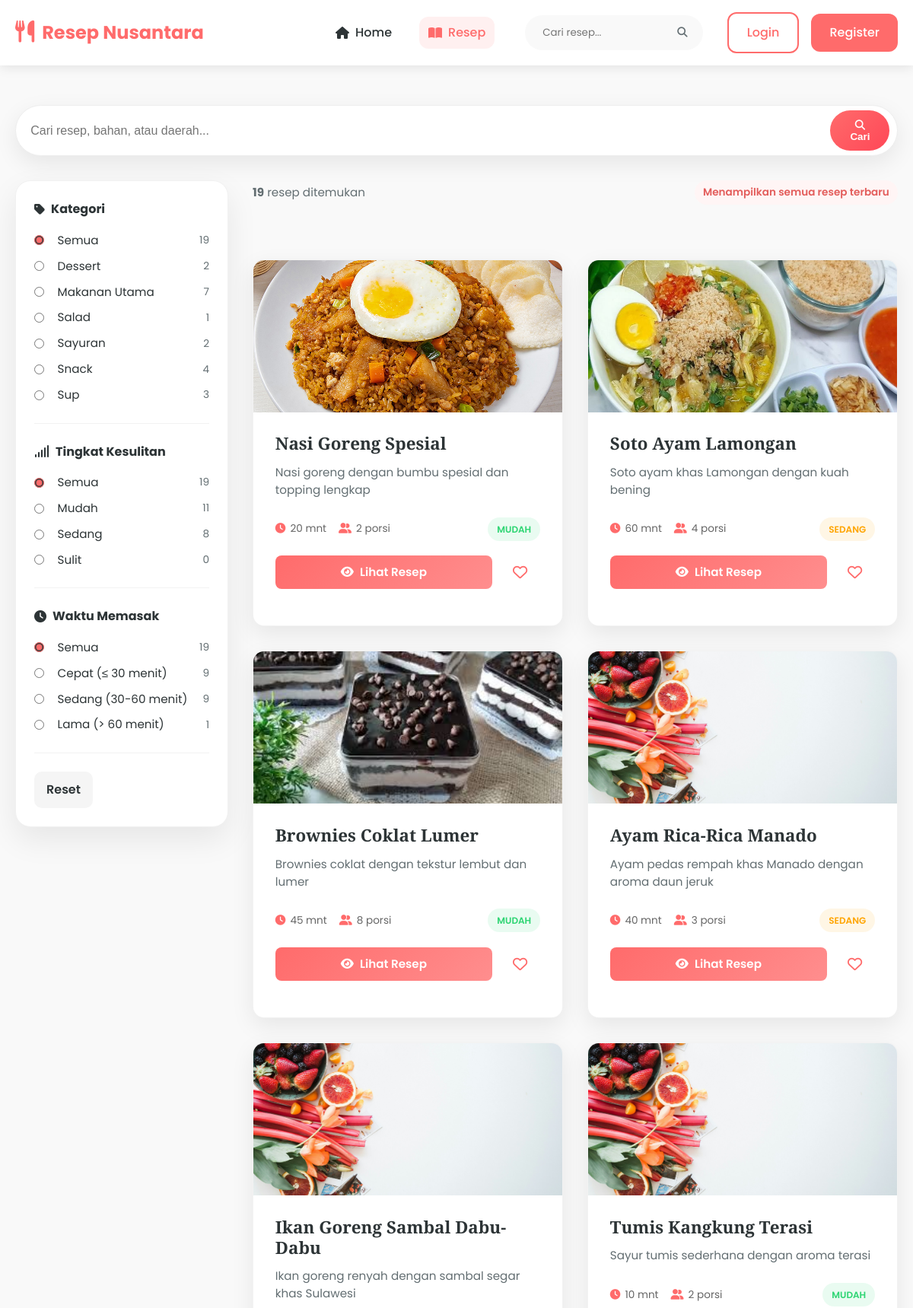
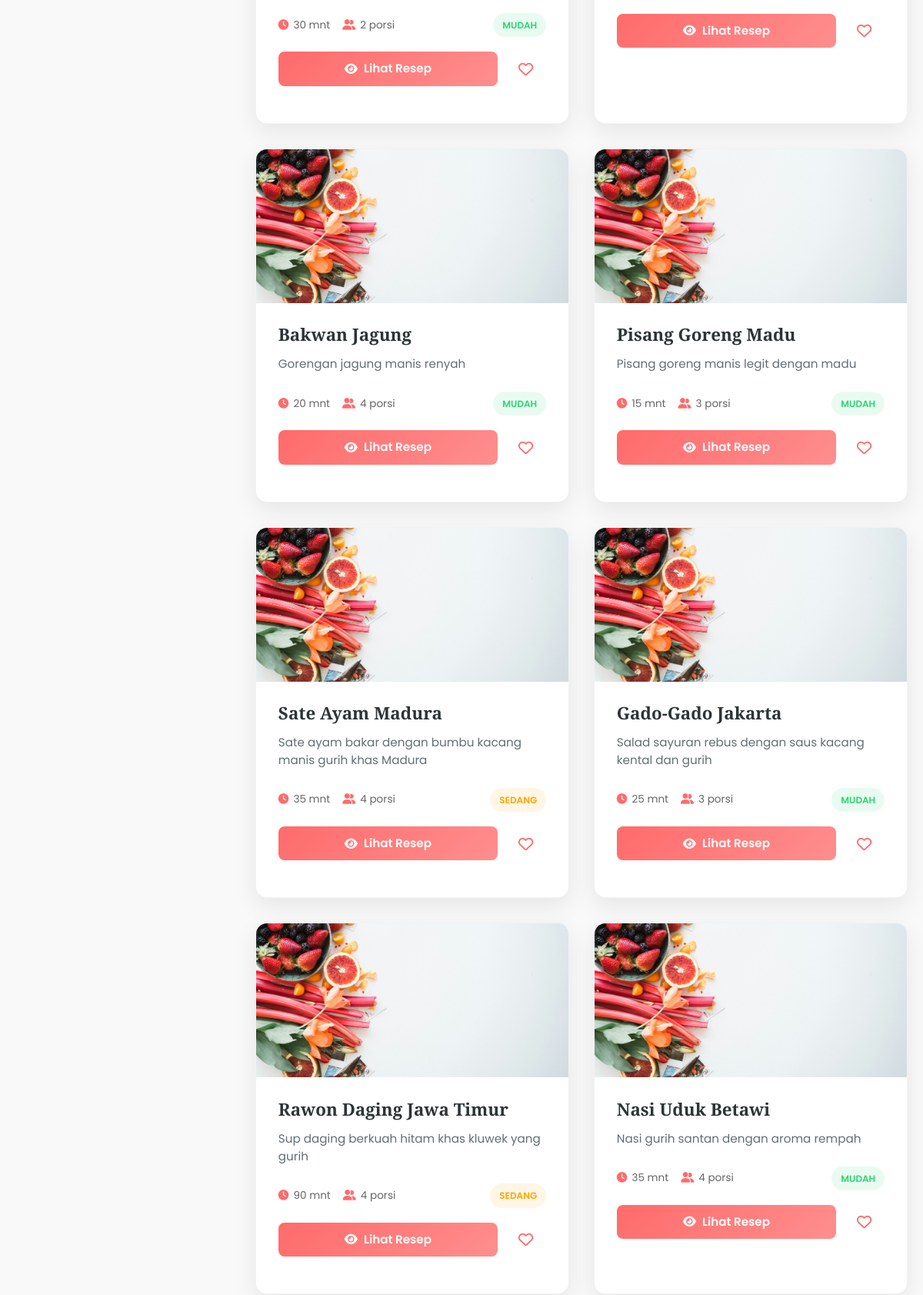
The page /?page=all_resep (upper part) on the database its author committed (2 pictures, top to bottom).
### tables this page shows
CREATE TABLE `resep` (
  `id` int(11) NOT NULL,
  `judul` varchar(200) NOT NULL,
  `deskripsi` text DEFAULT NULL,
  `bahan` text NOT NULL,
  `langkah` text NOT NULL,
  `waktu` int(11) DEFAULT NULL COMMENT 'Waktu memasak dalam menit',
  `porsi` int(11) DEFAULT NULL,
  `tingkat_kesulitan` enum('Mudah','Sedang','Sulit') DEFAULT 'Sedang',
  `kategori` varchar(50) DEFAULT NULL,
  `gambar_url` varchar(500) DEFAULT NULL,
  `kalori` int(11) DEFAULT NULL COMMENT 'Perkiraan kalori per porsi',
  `protein` decimal(5,1) DEFAULT NULL COMMENT 'Perkiraan protein (g) per porsi',
  `karbohidrat` decimal(5,1) DEFAULT NULL COMMENT 'Perkiraan karbohidrat (g) per porsi',
  `lemak` decimal(5,1) DEFAULT NULL COMMENT 'Perkiraan lemak (g) per porsi',
  `created_at` timestamp NOT NULL DEFAULT current_timestamp()
);

### includes/database.php (called while the page is built, shortened)
<?php
if (!defined('DB_INITIALIZED')) {
    $conn = new mysqli(DB_HOST, DB_USER, DB_PASS, DB_NAME);
    $conn->set_charset("utf8mb4");
}
if (!defined('DB_FUNCTIONS_LOADED')) {
function getFilteredRecipes($sql, $params = [], $types = "") {
    global $conn;
    $stmt = $conn->prepare($sql);
    if (!empty($types) && !empty($params)) {
        $stmt->bind_param($types, ...$params);
    }
    $stmt->execute();
    $result = $stmt->get_result();
    $recipes = [];
    while ($row = $result->fetch_assoc()) {
        $recipes[] = $row;
    }
    return $recipes;
}
function getUniqueCategories() {
    global $conn;
    $categories = [];
    $sql = "SELECT DISTINCT kategori FROM resep WHERE kategori IS NOT NULL AND kategori <> '' ORDER BY kategori ASC";
    $result = $conn->query($sql);
    if ($result) {
        while ($row = $result->fetch_assoc()) {
            $categories[] = $row['kategori'];
        }
    }
    return $categories;
}
function getTotalRecipesCount() {
    global $conn;
    $result = $conn->query("SELECT COUNT(*) as total FROM resep");
    if ($result && ($row = $result->fetch_assoc())) {
        return (int)$row['total'];
    }
    return 0;
}
function getRecipeCountByCategory($category) {
    global $conn;
    $sql = "SELECT COUNT(*) as total FROM resep WHERE kategori = ?";
    $stmt = $conn->prepare($sql);
    $stmt->bind_param("s", $category);
    $stmt->execute();
    $result = $stmt->get_result();
    if ($result && ($row = $result->fetch_assoc())) {
        return (int)$row['total'];
    }
    return 0;
}
function getRecipeCountByDifficulty($difficulty) {
    global $conn;
    $sql = "SELECT COUNT(*) as total FROM resep WHERE tingkat_kesulitan = ?";
    $stmt = $conn->prepare($sql);
    $stmt->bind_param("s", $difficulty);
    $stmt->execute();
    $result = $stmt->get_result();
    if ($result && ($row = $result->fetch_assoc())) {
        return (int)$row['total'];
    }
    return 0;
}
function getRecipeCountByTime($timeKey) {
    global $conn;
    switch ($timeKey) {
        case 'cepat':
            $sql = "SELECT COUNT(*) as total FROM resep WHERE waktu <= 30";
            break;
        case 'sedang':
            $sql = "SELECT COUNT(*) as total FROM resep WHERE waktu > 30 AND waktu <= 60";
            break;
        case 'lama':
            $sql = "SELECT COUNT(*) as total FROM resep WHERE waktu > 60";
            break;
    }
    $result = $conn->query($sql);
    if ($result && ($row = $result->fetch_assoc())) {
        return (int)$row['total'];
    }
    return 0;
}
function getRecipeImage($recipe) {
    $recipe_slug = strtolower(preg_replace('/[^a-z0-9]+/i', '-', $recipe['judul'] ?? ''));
    $upload_dir = 'assets/images/uploads/recipes/';
    $possible_files = [
        $upload_dir . $recipe_slug . '.jpg',
        $upload_dir . $recipe_slug . '.jpeg',
        $upload_dir . $recipe_slug . '.png',
        $upload_dir . $recipe_slug . '.webp',
    ];
    foreach ($possible_files as $file) {
        if (file_exists($file)) {
            return $file;
        }
    }
    $category = strtolower($recipe['kategori'] ?? '');
    return 'assets/images/default-recipe.jpg';
}
}
?>

### pages/all_resep.php (the view, shortened to what this page needs)
<?php
require_once __DIR__ . '/../includes/database.php';
$selectedCategory = $_GET['kategori'] ?? '';
$selectedDifficulty = $_GET['kesulitan'] ?? '';
$selectedTime = $_GET['waktu'] ?? '';
$searchQuery = trim($_GET['q'] ?? '');
$pageNum = isset($_GET['p']) ? (int) $_GET['p'] : 1;
$pageNum = max(1, $pageNum);
$limit = 12;
$offset = ($pageNum - 1) * $limit;
$where = [];
$params = [];
$types = '';
$whereSql = count($where) > 0 ? (' WHERE ' . implode(' AND ', $where)) : '';
$sql = "SELECT * FROM resep" . $whereSql . " ORDER BY created_at DESC LIMIT ? OFFSET ?";
$params[] = $limit;
$params[] = $offset;
$types .= 'ii';
$recipes = getFilteredRecipes($sql, $params, $types);
$countSql = "SELECT COUNT(*) as total FROM resep" . $whereSql;
$totalRecipes = 0;
$stmt = $conn->prepare($countSql);
if ($stmt) {
    $stmt->execute();
    $result = $stmt->get_result();
    if ($row = $result->fetch_assoc()) {
        $totalRecipes = (int) $row['total'];
    }
}
$categories = getUniqueCategories();
?>
<section class="all-resep-page">
    <div class="container">
        <div class="all-resep-header">
            <form class="all-resep-search" method="get">
                <input type="text" name="q" value="<?= htmlspecialchars($searchQuery) ?>" placeholder="Cari resep, bahan, atau daerah...">
                <button type="submit"><i class="fas fa-search"></i> Cari</button>
            </form>
        </div>
        <div class="all-resep-layout">
            <aside class="filter-sidebar">
                <form class="filter-form" method="get" id="filterForm">
                    <div class="filter-block">
                        <div class="filter-title"><i class="fas fa-tag"></i> Kategori</div>
                        <div class="filter-list">
                            <label class="filter-item">
                                <input type="radio" name="kategori" value="" <?= $selectedCategory === '' ? 'checked' : '' ?>>
                                <span>Semua</span>
                                <span class="filter-count"><?= getTotalRecipesCount() ?></span>
                            </label>
                            <?php foreach ($categories as $category): ?>
                                <label class="filter-item">
                                    <input type="radio" name="kategori" value="<?= htmlspecialchars($category) ?>" <?= $selectedCategory === $category ? 'checked' : '' ?>>
                                    <span><?= htmlspecialchars(ucwords($category)) ?></span>
                                    <span class="filter-count"><?= getRecipeCountByCategory($category) ?></span>
                                </label>
                            <?php endforeach; ?>
                        </div>
                    </div>
                    <div class="filter-block">
                        <div class="filter-title"><i class="fas fa-signal"></i> Tingkat Kesulitan</div>
                        <div class="filter-list">
                            <label class="filter-item">
                                <input type="radio" name="kesulitan" value="" <?= $selectedDifficulty === '' ? 'checked' : '' ?>>
                                <span>Semua</span>
                                <span class="filter-count"><?= getTotalRecipesCount() ?></span>
                            </label>
                            <label class="filter-item">
                                <input type="radio" name="kesulitan" value="mudah" <?= $selectedDifficulty === 'mudah' ? 'checked' : '' ?>>
                                <span>Mudah</span>
                                <span class="filter-count"><?= getRecipeCountByDifficulty('mudah') ?></span>
                            </label>
                            <label class="filter-item">
                                <input type="radio" name="kesulitan" value="sedang" <?= $selectedDifficulty === 'sedang' ? 'checked' : '' ?>>
                                <span>Sedang</span>
                                <span class="filter-count"><?= getRecipeCountByDifficulty('sedang') ?></span>
                            </label>
                            <label class="filter-item">
                                <input type="radio" name="kesulitan" value="sulit" <?= $selectedDifficulty === 'sulit' ? 'checked' : '' ?>>
                                <span>Sulit</span>
                                <span class="filter-count"><?= getRecipeCountByDifficulty('sulit') ?></span>
                            </label>
                        </div>
                    </div>
                    <div class="filter-block">
                        <div class="filter-title"><i class="fas fa-clock"></i> Waktu Memasak</div>
                        <div class="filter-list">
                            <label class="filter-item">
                                <input type="radio" name="waktu" value="" <?= $selectedTime === '' ? 'checked' : '' ?>>
                                <span>Semua</span>
                                <span class="filter-count"><?= getTotalRecipesCount() ?></span>
                            </label>
                            <label class="filter-item">
                                <input type="radio" name="waktu" value="cepat" <?= $selectedTime === 'cepat' ? 'checked' : '' ?>>
                                <span>Cepat (≤ 30 menit)</span>
                                <span class="filter-count"><?= getRecipeCountByTime('cepat') ?></span>
                            </label>
                            <label class="filter-item">
                                <input type="radio" name="waktu" value="sedang" <?= $selectedTime === 'sedang' ? 'checked' : '' ?>>
                                <span>Sedang (30-60 menit)</span>
                                <span class="filter-count"><?= getRecipeCountByTime('sedang') ?></span>
                            </label>
                            <label class="filter-item">
                                <input type="radio" name="waktu" value="lama" <?= $selectedTime === 'lama' ? 'checked' : '' ?>>
                                <span>Lama (> 60 menit)</span>
                                <span class="filter-count"><?= getRecipeCountByTime('lama') ?></span>
                            </label>
                        </div>
                    </div>
                    <div class="filter-actions">
                        <a class="filter-reset" href="?page=all_resep">Reset</a>
                    </div>
                </form>
            </aside>
            <section class="all-resep-content">
                <div class="all-resep-meta">
                    <span><strong><?= $totalRecipes ?></strong> resep ditemukan</span>
                    <?php if ($searchQuery !== '' || $selectedCategory !== '' || $selectedDifficulty !== '' || $selectedTime !== ''): ?>
                        <span class="meta-note">Menampilkan hasil filter</span>
                    <?php else: ?>
                        <span class="meta-note">Menampilkan semua resep terbaru</span>
                    <?php endif; ?>
                </div>
                <?php if (!empty($recipes)): ?>
                    <div class="recipe-grid">
                        <?php foreach ($recipes as $recipe):
                            $difficultyClass = '';
                            switch (strtolower($recipe['tingkat_kesulitan'])) {
                                case 'mudah': $difficultyClass = 'difficulty-easy'; break;
                                case 'sedang': $difficultyClass = 'difficulty-medium'; break;
                            }
                        ?>
                        <div class="recipe-card" data-category="<?= strtolower($recipe['kategori'] ?? 'lainnya') ?>">
                            <a class="recipe-image-container" href="?page=resep&id=<?= $recipe['id'] ?>">
                                <img src="<?= htmlspecialchars($recipe['image_url'] ?? getRecipeImage($recipe)) ?>"
                                    alt="<?= htmlspecialchars($recipe['judul']) ?>"
                                    class="recipe-image"
                                    loading="lazy"
                                    onerror="this.onerror=null;this.src='assets/images/default-recipe.jpg';">
                            </a>
                            <div class="recipe-content">
                                <h3 class="recipe-title"><?= htmlspecialchars($recipe['judul']) ?></h3>
                                <p class="recipe-description">
                                    <?= htmlspecialchars(substr($recipe['deskripsi'], 0, 120)) ?>
                                </p>
                                <div class="recipe-meta">
                                    <div class="recipe-info">
                                        <div class="recipe-info-item">
                                            <i class="fas fa-clock"></i>
                                            <span><?= ($recipe['waktu'] ?? 0) ?> mnt</span>
                                        </div>
                                        <div class="recipe-info-item">
                                            <i class="fas fa-user-friends"></i>
                                            <span><?= $recipe['porsi'] ?> porsi</span>
                                        </div>
                                    </div>
                                    <span class="difficulty-badge <?= $difficultyClass ?>">
                                        <?= ucfirst($recipe['tingkat_kesulitan']) ?>
                                    </span>
                                </div>
                                <div class="recipe-meta actions-row">
                                <div class="recipe-actions">
                                        <a href="?page=resep&id=<?= $recipe['id'] ?>" class="view-btn">
                                            <i class="fas fa-eye"></i> Lihat Resep
                                        </a>
                                        <?php $is_fav = isset($_SESSION['user']) ? isFavorited($_SESSION['user']['uid'], $recipe['id']) : false; ?>
                                        <button class="favorite-btn <?= $is_fav ? 'active' : '' ?>"
                                                data-recipe-id="<?= $recipe['id'] ?>">
                                            <i class="<?= $is_fav ? 'fas' : 'far' ?> fa-heart"></i>
                                        </button>
                                    </div>
                                </div>
                            </div>
                        </div>
                        <?php endforeach; ?>
                    </div>
                <?php endif; ?>
            </section>
        </div>
    </div>
</section>

### rows shown on the page
resep: shows a picture, judul "Nasi Goreng Spesial", deskripsi "Nasi goreng dengan bumbu spesial dan topping lengkap", waktu "20", porsi "2", tingkat_kesulitan "MUDAH"
resep: shows a picture, judul "Soto Ayam Lamongan", deskripsi "Soto ayam khas Lamongan dengan kuah bening", waktu "60", porsi "4", tingkat_kesulitan "SEDANG"
resep: shows a picture, judul "Brownies Coklat Lumer", deskripsi "Brownies coklat dengan tekstur lembut dan lumer", waktu "45", porsi "8", tingkat_kesulitan "MUDAH"
resep: judul "Ayam Rica-Rica Manado", deskripsi "Ayam pedas rempah khas Manado dengan aroma daun jeruk", waktu "40", porsi "3", tingkat_kesulitan "SEDANG"
resep: judul "Ikan Goreng Sambal Dabu-Dabu", deskripsi "Ikan goreng renyah dengan sambal segar khas Sulawesi", waktu "30", porsi "2", tingkat_kesulitan "MUDAH"
resep: judul "Tumis Kangkung Terasi", deskripsi "Sayur tumis sederhana dengan aroma terasi", waktu "10", porsi "2", tingkat_kesulitan "MUDAH"
resep: judul "Bakwan Jagung", deskripsi "Gorengan jagung manis renyah", waktu "20", porsi "4", tingkat_kesulitan "MUDAH"
resep: judul "Pisang Goreng Madu", deskripsi "Pisang goreng manis legit dengan madu", waktu "15", porsi "3", tingkat_kesulitan "MUDAH"
resep: judul "Sate Ayam Madura", deskripsi "Sate ayam bakar dengan bumbu kacang manis gurih khas Madura", waktu "35", porsi "4", tingkat_kesulitan "SEDANG"
resep: judul "Gado-Gado Jakarta", deskripsi "Salad sayuran rebus dengan saus kacang kental dan gurih", waktu "25", porsi "3", tingkat_kesulitan "MUDAH"
resep: judul "Rawon Daging Jawa Timur", deskripsi "Sup daging berkuah hitam khas kluwek yang gurih", waktu "90", porsi "4", tingkat_kesulitan "SEDANG"
resep: judul "Nasi Uduk Betawi", deskripsi "Nasi gurih santan dengan aroma rempah", waktu "35", porsi "4", tingkat_kesulitan "MUDAH"

### other values the page prints
getTotalRecipesCount() "19"
$category "Dessert"
getRecipeCountByCategory($category) "2"
$category "Makanan Utama"
getRecipeCountByCategory($category) "7"
$category "Salad"
getRecipeCountByCategory($category) "1"
$category "Sayuran"
$category "Snack"
getRecipeCountByCategory($category) "4"
$category "Sup"
getRecipeCountByCategory($category) "3"
getRecipeCountByDifficulty('mudah') "11"
getRecipeCountByDifficulty('sedang') "8"
getRecipeCountByDifficulty('sulit') "0"
